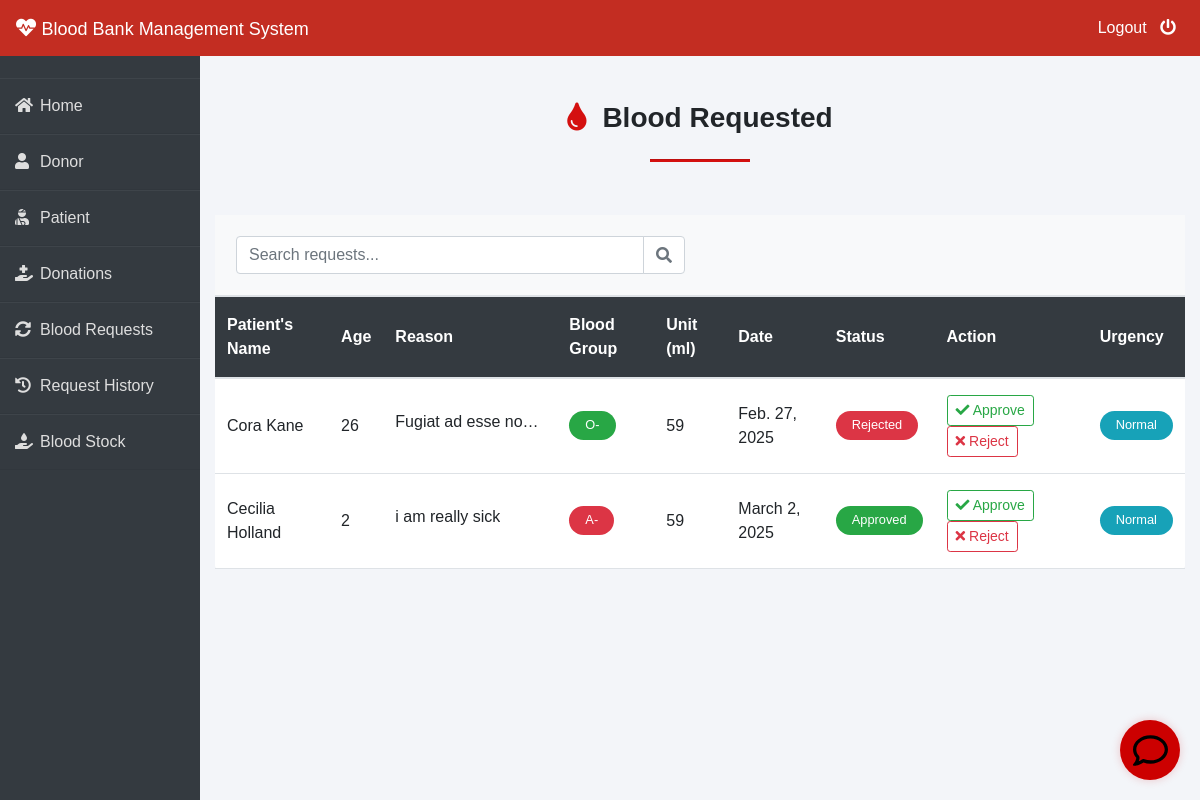
The page /admin-request (signed in) on the database as committed earlier.
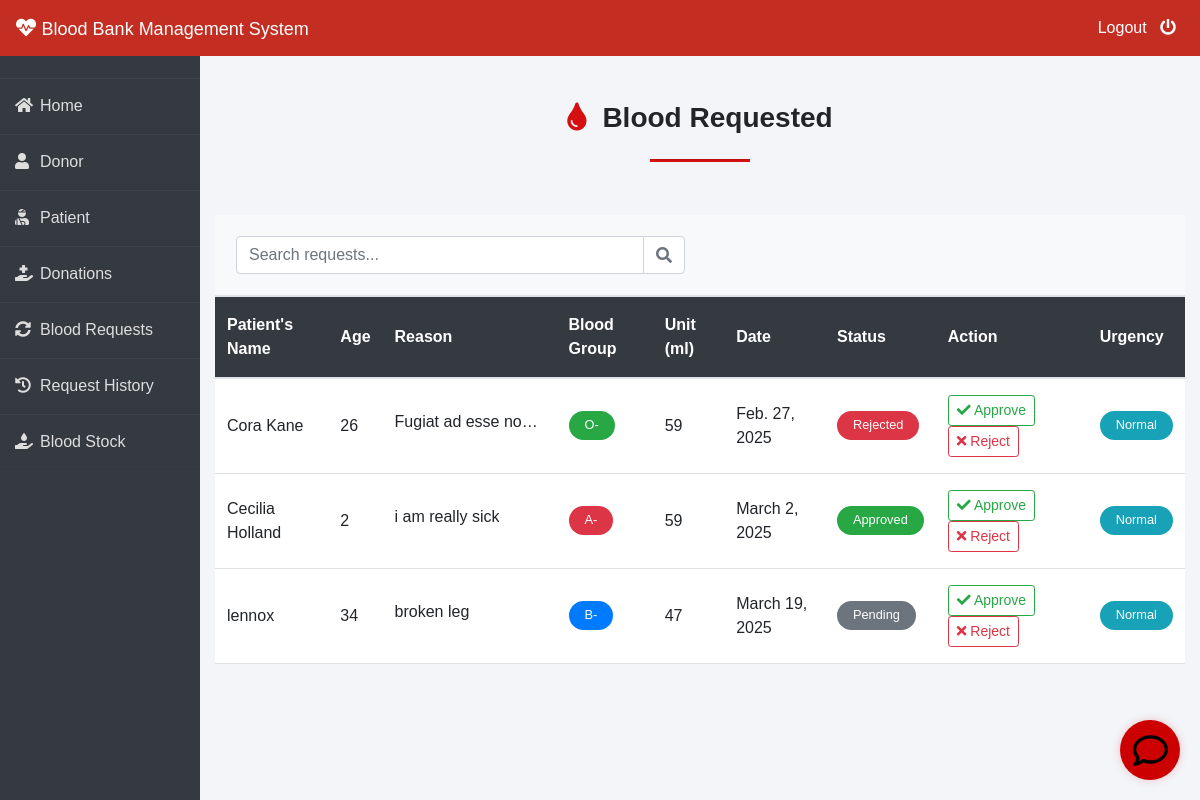
The same page on the database as committed later.
### blood/models.py (models this page shows, shortened)
class BloodRequest(models.Model):
    request_by_patient=models.ForeignKey(pmodels.Patient,null=True,on_delete=models.CASCADE)
    request_by_donor=models.ForeignKey(dmodels.Donor,null=True,on_delete=models.CASCADE)
    patient_name=models.CharField(max_length=30)
    patient_age=models.PositiveIntegerField()
    reason=models.CharField(max_length=500)
    bloodgroup=models.CharField(max_length=10)
    unit=models.PositiveIntegerField(default=0)
    is_urgent = models.BooleanField(default=False)
    status = models.CharField(max_length=20, default="PENDING",
                             choices=(('PENDING', 'Pending'), ('APPROVED', 'Approved'), ('REJECTED', 'Rejected')))
    date=models.DateField(auto_now=True)

### blood/views.py (the view)
# urls.py: path('admin-request', views.admin_request_view,name='admin-request'),
@login_required(login_url='adminlogin')
def admin_request_view(request):
    requests=models.BloodRequest.objects.all()
    return render(request,'blood/admin_request.html',{'requests':requests})

### templates/blood/admin_request.html (shortened to what the changed rows need)
{% extends 'blood/adminbase.html' %}
{% block content %}
{% load widget_tweaks %}
{% load static %}
<div class="container py-5">
    {% if requests %}
        <div class="card shadow-sm border-0 rounded-lg overflow-hidden">
            <div class="card-body p-0">
                <div class="table-responsive">
                    <table class="table table-hover mb-0">
                        <thead>
                            <tr class="bg-dark">
                                <th scope="col" class="text-white font-weight-medium py-3">Patient's Name</th>
                                <th scope="col" class="text-white font-weight-medium py-3">Age</th>
                                <th scope="col" class="text-white font-weight-medium py-3">Reason</th>
                                <th scope="col" class="text-white font-weight-medium py-3">Blood Group</th>
                                <th scope="col" class="text-white font-weight-medium py-3">Unit (ml)</th>
                                <th scope="col" class="text-white font-weight-medium py-3">Date</th>
                                <th scope="col" class="text-white font-weight-medium py-3">Status</th>
                                <th scope="col" class="text-white font-weight-medium py-3">Action</th>
                                <th scope="col" class="text-white font-weight-medium py-3">Urgency</th>
                            </tr>
                        </thead>
                        <tbody>
                            {% for t in requests %}
                            <tr class="border-bottom">
                                <td class="align-middle py-3">
                                    <span class="font-weight-medium">{{t.patient_name}}</span>
                                </td>
                                <td class="align-middle py-3">{{t.patient_age}}</td>
                                <td class="align-middle py-3">
                                    <span class="text-truncate d-inline-block" style="max-width: 150px;"
                                          data-toggle="tooltip" title="{{t.reason}}">
                                        {{t.reason}}
                                    </span>
                                </td>
                                <td class="align-middle py-3">
                                    <span class="badge badge-pill px-3 py-2
                                    {% if t.bloodgroup == 'A+' or t.bloodgroup == 'A-' %}badge-danger
                                    {% elif t.bloodgroup == 'B+' or t.bloodgroup == 'B-' %}badge-primary
                                    {% elif t.bloodgroup == 'AB+' or t.bloodgroup == 'AB-' %}badge-warning
                                    {% else %}badge-success{% endif %}">
                                        {{t.bloodgroup}}
                                    </span>
                                </td>
                                <td class="align-middle py-3">{{t.unit}}</td>
                                <td class="align-middle py-3">{{t.date}}</td>
                                <td class="align-middle py-3">
                                    <span class="badge badge-pill px-3 py-2
                                    {% if t.status == 'Approved' %}badge-success
                                    {% elif t.status == 'Rejected' %}badge-danger
                                    {% else %}badge-secondary{% endif %}">
                                        {{t.status}}
                                    </span>
                                </td>
                                <td class="align-middle py-3">
                                    <a href="{% url 'update-approve-status' t.id %}" class="btn btn-sm btn-outline-success mr-1">
                                        <i class="fas fa-check"></i> Approve
                                    </a>
                                    <a href="{% url 'update-reject-status' t.id %}" class="btn btn-sm btn-outline-danger">
                                        <i class="fas fa-times"></i> Reject
                                    </a>
                                </td>
                                <td class="align-middle py-3">
                                    {% if t.is_urgent %}
                                    <span class="badge badge-pill badge-danger px-3 py-2">URGENT</span>
                                    {% else %}
                                    <span class="badge badge-pill badge-info px-3 py-2">Normal</span>
                                    {% endif %}
                                </td>
                            </tr>
                            {% endfor %}
                        </tbody>
                    </table>
                </div>
            </div>
        </div>
    {% else %}
    <div class="alert alert-danger text-center" role="alert">
        <i class="fas fa-exclamation-triangle mr-2"></i>
        <strong>No Blood Request By Patient/Donor!</strong>
    </div>
    {% endif %}
</div>
{% endblock content %}

Rows that differ between the two databases and show on the page:
added BloodRequest: patient_name "lennox", patient_age "34", reason "broken leg", bloodgroup "B-", unit "47", date "March 19, 2025", status "Pending", is_urgent "Normal"
